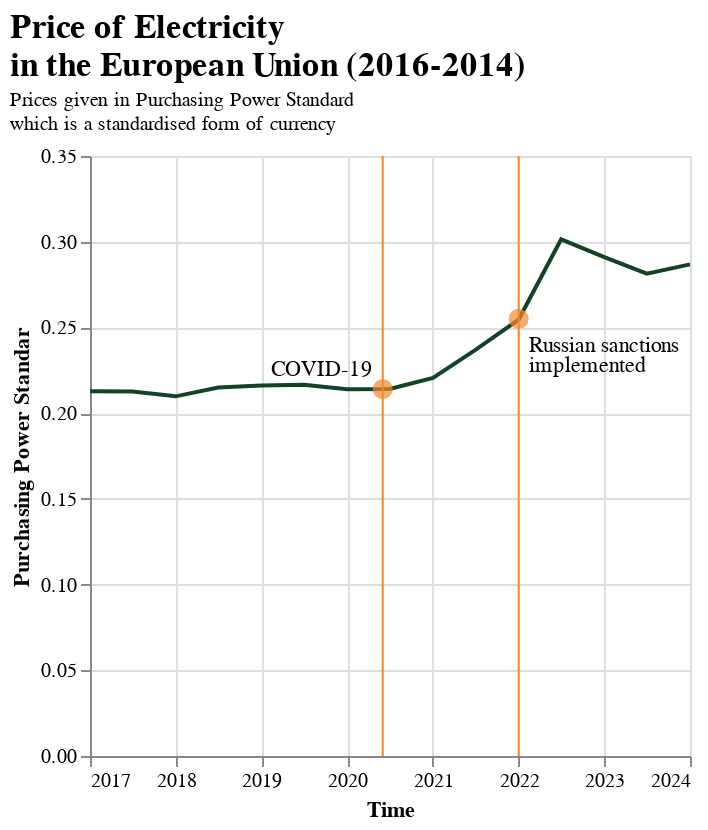

This figure's notebook cell:
### Code cell
# FINAL 1
# show how electricity prices went up over time
electricity_prices = pd.read_csv("nrg_pc_204_page_linear.csv")
electricity_prices = electricity_prices.drop(columns = ["DATAFLOW", "LAST UPDATE",\
                                                        "freq", "product", "nrg_cons",\
                                                        "unit", "tax", "currency", \
                                                        "OBS_FLAG"])

# apply the conversion to the TIME_PERIOD column
electricity_prices['TIME_PERIOD_dt'] = electricity_prices['TIME_PERIOD'].apply(convert_time_period)

# filter for the EU
electricity_prices_eu = electricity_prices[electricity_prices['geo'] == 'EU27_2020']

# make line chart with modifications
# https://altair-viz.github.io/user_guide/customization.html
chart = alt.Chart(electricity_prices_eu,
        title = alt.Title(
            ['Price of Electricity', 'in the European Union (2016-2014)'],
            subtitle = ['Prices given in Purchasing Power Standard', 'which is a standardised form of currency'],
            subtitleFontSize=10)
    ).mark_line().encode(
    x = alt.X('TIME_PERIOD_dt:T', title = 'Time'),
    y = alt.Y('OBS_VALUE:Q', title = 'Purchasing Power Standar'),
    color = alt.Color("geo:N", title = None,
                      scale = alt.Scale(domain = ['EU27_2020'],
                                        range=['#134226'])).legend(None)
)

# create vertical line
# https://github.com/vega/altair/issues/2379
line1 = alt.Chart(pd.DataFrame({'TIME_PERIOD_dt': ['2022-01-01']})).mark_rule(color='#f3892c').encode(
    x = 'TIME_PERIOD_dt:T'
)

# add text for the vertical line
text11 = alt.Chart(pd.DataFrame({
    'TIME_PERIOD_dt': ['2022-01-01'],
    'label': ['Russian sanctions']
})).mark_text(
    align='left', 
    dx=5, 
    dy=-55, 
).encode(
    x='TIME_PERIOD_dt:T',
    text='label:N'
)
text12 = alt.Chart(pd.DataFrame({
    'TIME_PERIOD_dt': ['2022-01-01'],
    'label': ['implemented']
})).mark_text(
    align='left', 
    dx=5, 
    dy=-45, 
).encode(
    x='TIME_PERIOD_dt:T',
    text='label:N'
)

# add dot to graph
# https://altair-viz.github.io/user_guide/marks/point.html
dot_data1 = pd.DataFrame()
dot_data1['time'] = ['2022-01-01']
dot_data1['value'] = 0.255

dot1 = alt.Chart(dot_data1).mark_point(filled=True, color = '#f3892c', size = 100).encode(
    x="time:T",
    y="value:Q"
)

# create vertical line
line12 = alt.Chart(pd.DataFrame({'TIME_PERIOD_dt': ['2020-06-01']})).mark_rule(color='#f3892c').encode(
    x = 'TIME_PERIOD_dt:T'
)

# add text for the vertical line
text13 = alt.Chart(pd.DataFrame({
    'TIME_PERIOD_dt': ['2020-06-01'],
    'label': ['COVID-19']
})).mark_text(
    align='right', 
    dx=-5, 
    dy=-43, 
).encode(
    x='TIME_PERIOD_dt:T',
    text='label:N'
)

dot_data12 = pd.DataFrame()
dot_data12['time'] = ['2020-06-01']
dot_data12['value'] = 0.214

dot12 = alt.Chart(dot_data12).mark_point(filled=True, color = '#f3892c', size = 100).encode(
    x="time:T",
    y="value:Q"
)

chart1 = chart + line1 + text11 + text12 + dot1 + line12 + text13 + dot12

# create standardized title format
# https://www.geeksforgeeks.org/increase-font-size-of-chart-title-in-altair/
chart1 = chart1.configure_title(
    fontSize=17,
    anchor = "start",
    offset = 5
)

chart1

### Figure 1 — Vega-Lite specification as saved in the notebook (floating-point values rounded to 4 significant figures)
{"config": {"view": {"continuousWidth": 300, "continuousHeight": 300}, "title": {"anchor": "start", "fontSize": 17, "offset": 5}}, "layer": [{"data": {"name": "data-a2c89d48626252182471b19e044890bf"}, "mark": {"type": "line"}, "encoding": {"color": {"field": "geo", "legend": null, "scale": {"domain": ["EU27_2020"], "range": ["#134226"]}, "title": null, "type": "nominal"}, "x": {"field": "TIME_PERIOD_dt", "title": "Time", "type": "temporal"}, "y": {"field": "OBS_VALUE", "title": "Purchasing Power Standar", "type": "quantitative"}}, "title": {"text": ["Price of Electricity", "in the European Union (2016-2014)"], "subtitle": ["Prices given in Purchasing Power Standard", "which is a standardised form of currency"], "subtitleFontSize": 10}}, {"data": {"name": "data-ac5c45388af1f7621d50256886fcbb92"}, "mark": {"type": "rule", "color": "#f3892c"}, "encoding": {"x": {"field": "TIME_PERIOD_dt", "type": "temporal"}}}, {"data": {"name": "data-78134690104a46273bf89addf0cffaf2"}, "mark": {"type": "text", "align": "left", "dx": 5, "dy": -55}, "encoding": {"text": {"field": "label", "type": "nominal"}, "x": {"field": "TIME_PERIOD_dt", "type": "temporal"}}}, {"data": {"name": "data-85d6af9f99739bb6d663bfbb409feddc"}, "mark": {"type": "text", "align": "left", "dx": 5, "dy": -45}, "encoding": {"text": {"field": "label", "type": "nominal"}, "x": {"field": "TIME_PERIOD_dt", "type": "temporal"}}}, {"data": {"name": "data-105a57bc85783df19ce4a95508276373"}, "mark": {"type": "point", "color": "#f3892c", "filled": true, "size": 100}, "encoding": {"x": {"field": "time", "type": "temporal"}, "y": {"field": "value", "type": "quantitative"}}}, {"data": {"name": "data-03a57eb78fa9c94432a9716b05306ccd"}, "mark": {"type": "rule", "color": "#f3892c"}, "encoding": {"x": {"field": "TIME_PERIOD_dt", "type": "temporal"}}}, {"data": {"name": "data-f7976a7f99075350cb7c300573c09cd9"}, "mark": {"type": "text", "align": "right", "dx": -5, "dy": -43}, "encoding": {"text": {"field": "label", "type": "nominal"}, "x": {"field": "TIME_PERIOD_dt", "type": "temporal"}}}, {"data": {"name": "data-9ea049b53baad2d38f4132307d8786ba"}, "mark": {"type": "point", "color": "#f3892c", "filled": true, "size": 100}, "encoding": {"x": {"field": "time", "type": "temporal"}, "y": {"field": "value", "type": "quantitative"}}}], "$schema": "https://vega.github.io/schema/vega-lite/v5.20.1.json", "datasets": {"data-a2c89d48626252182471b19e044890bf": [{"geo": "EU27_2020", "TIME_PERIOD": "2017-S1", "OBS_VALUE": 0.2127, "TIME_PERIOD_dt": "2017-01-01T00:00:00"}, {"geo": "EU27_2020", "TIME_PERIOD": "2017-S2", "OBS_VALUE": 0.2126, "TIME_PERIOD_dt": "2017-07-01T00:00:00"}, {"geo": "EU27_2020", "TIME_PERIOD": "2018-S1", "OBS_VALUE": 0.2098, "TIME_PERIOD_dt": "2018-01-01T00:00:00"}, {"geo": "EU27_2020", "TIME_PERIOD": "2018-S2", "OBS_VALUE": 0.2149, "TIME_PERIOD_dt": "2018-07-01T00:00:00"}, {"geo": "EU27_2020", "TIME_PERIOD": "2019-S1", "OBS_VALUE": 0.2161, "TIME_PERIOD_dt": "2019-01-01T00:00:00"}, {"geo": "EU27_2020", "TIME_PERIOD": "2019-S2", "OBS_VALUE": 0.2166, "TIME_PERIOD_dt": "2019-07-01T00:00:00"}, {"geo": "EU27_2020", "TIME_PERIOD": "2020-S1", "OBS_VALUE": 0.2139, "TIME_PERIOD_dt": "2020-01-01T00:00:00"}, {"geo": "EU27_2020", "TIME_PERIOD": "2020-S2", "OBS_VALUE": 0.2141, "TIME_PERIOD_dt": "2020-07-01T00:00:00"}, {"geo": "EU27_2020", "TIME_PERIOD": "2021-S1", "OBS_VALUE": 0.2206, "TIME_PERIOD_dt": "2021-01-01T00:00:00"}, {"geo": "EU27_2020", "TIME_PERIOD": "2021-S2", "OBS_VALUE": 0.2369, "TIME_PERIOD_dt": "2021-07-01T00:00:00"}, {"geo": "EU27_2020", "TIME_PERIOD": "2022-S1", "OBS_VALUE": 0.2546, "TIME_PERIOD_dt": "2022-01-01T00:00:00"}, {"geo": "EU27_2020", "TIME_PERIOD": "2022-S2", "OBS_VALUE": 0.3014, "TIME_PERIOD_dt": "2022-07-01T00:00:00"}, {"geo": "EU27_2020", "TIME_PERIOD": "2023-S1", "OBS_VALUE": 0.291, "TIME_PERIOD_dt": "2023-01-01T00:00:00"}, {"geo": "EU27_2020", "TIME_PERIOD": "2023-S2", "OBS_VALUE": 0.2814, "TIME_PERIOD_dt": "2023-07-01T00:00:00"}, {"geo": "EU27_2020", "TIME_PERIOD": "2024-S1", "OBS_VALUE": 0.2868, "TIME_PERIOD_dt": "2024-01-01T00:00:00"}], "data-ac5c45388af1f7621d50256886fcbb92": [{"TIME_PERIOD_dt": "2022-01-01"}], "data-78134690104a46273bf89addf0cffaf2": [{"TIME_PERIOD_dt": "2022-01-01", "label": "Russian sanctions"}], "data-85d6af9f99739bb6d663bfbb409feddc": [{"TIME_PERIOD_dt": "2022-01-01", "label": "implemented"}], "data-105a57bc85783df19ce4a95508276373": [{"time": "2022-01-01", "value": 0.255}], "data-03a57eb78fa9c94432a9716b05306ccd": [{"TIME_PERIOD_dt": "2020-06-01"}], "data-f7976a7f99075350cb7c300573c09cd9": [{"TIME_PERIOD_dt": "2020-06-01", "label": "COVID-19"}], "data-9ea049b53baad2d38f4132307d8786ba": [{"time": "2020-06-01", "value": 0.214}]}}
